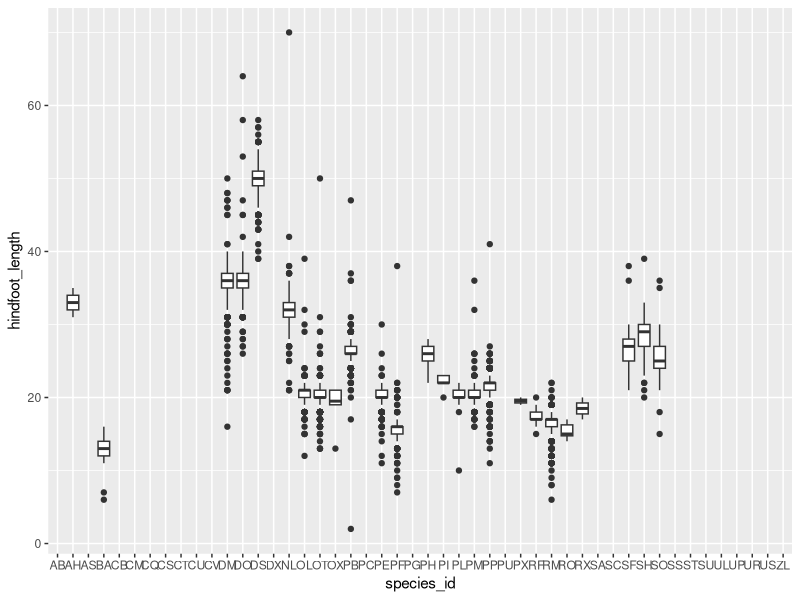
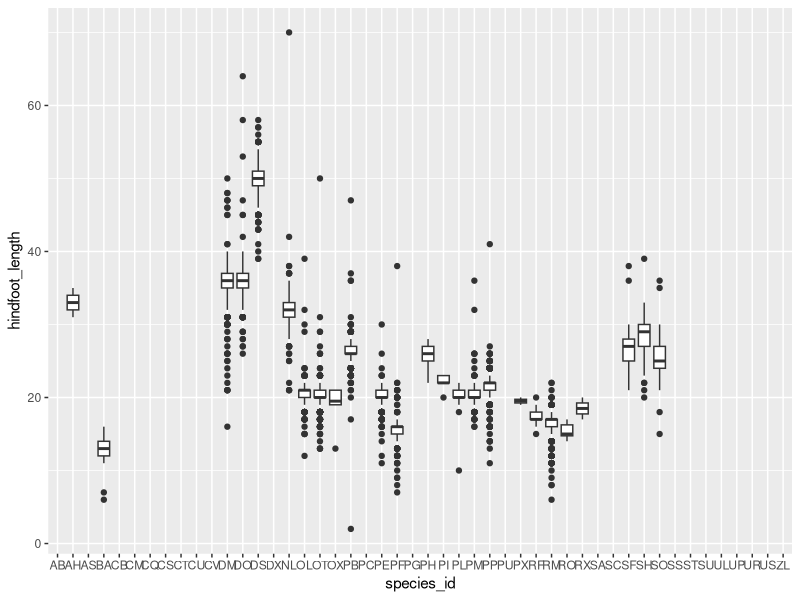

Source code (R) for these figures, in order:
## ---- chunk 1
#| include: false  
library(tidyverse)
library(here)
rodents <- read_tsv(here("data", "rodents_full.txt"))
## ---- chunk 2
#| include: false  
library(tidyverse)
library(here) 
rodents <- read_tsv (here("data","rodents_full.txt"))
## ---- chunk 3
#| warning: false
ggplot(rodents) + aes(x= species_id, y=hindfoot_length) + geom_boxplot()

rodents |> 
  ggplot() + aes(x= species_id, y=hindfoot_length) + geom_boxplot()
